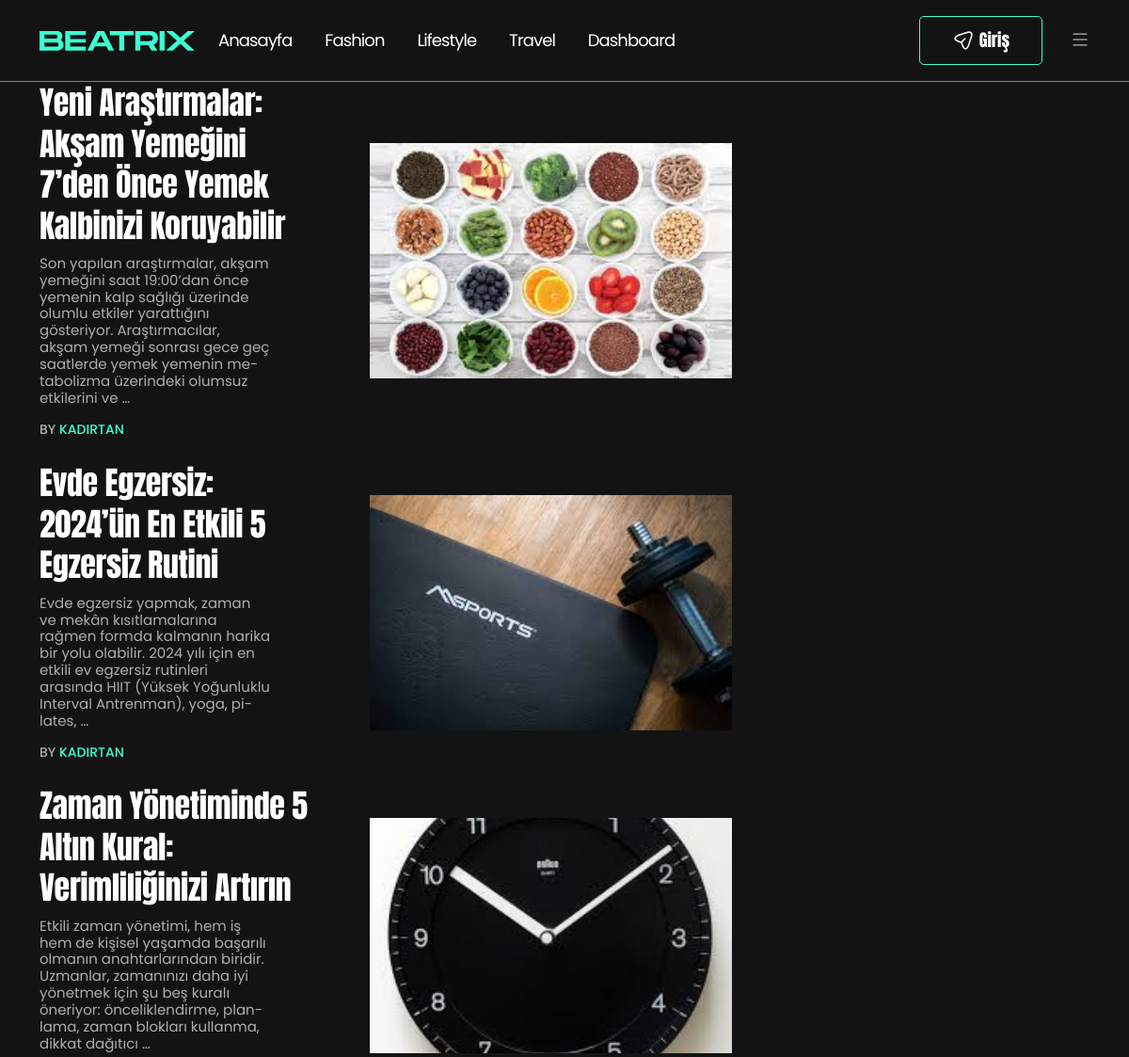
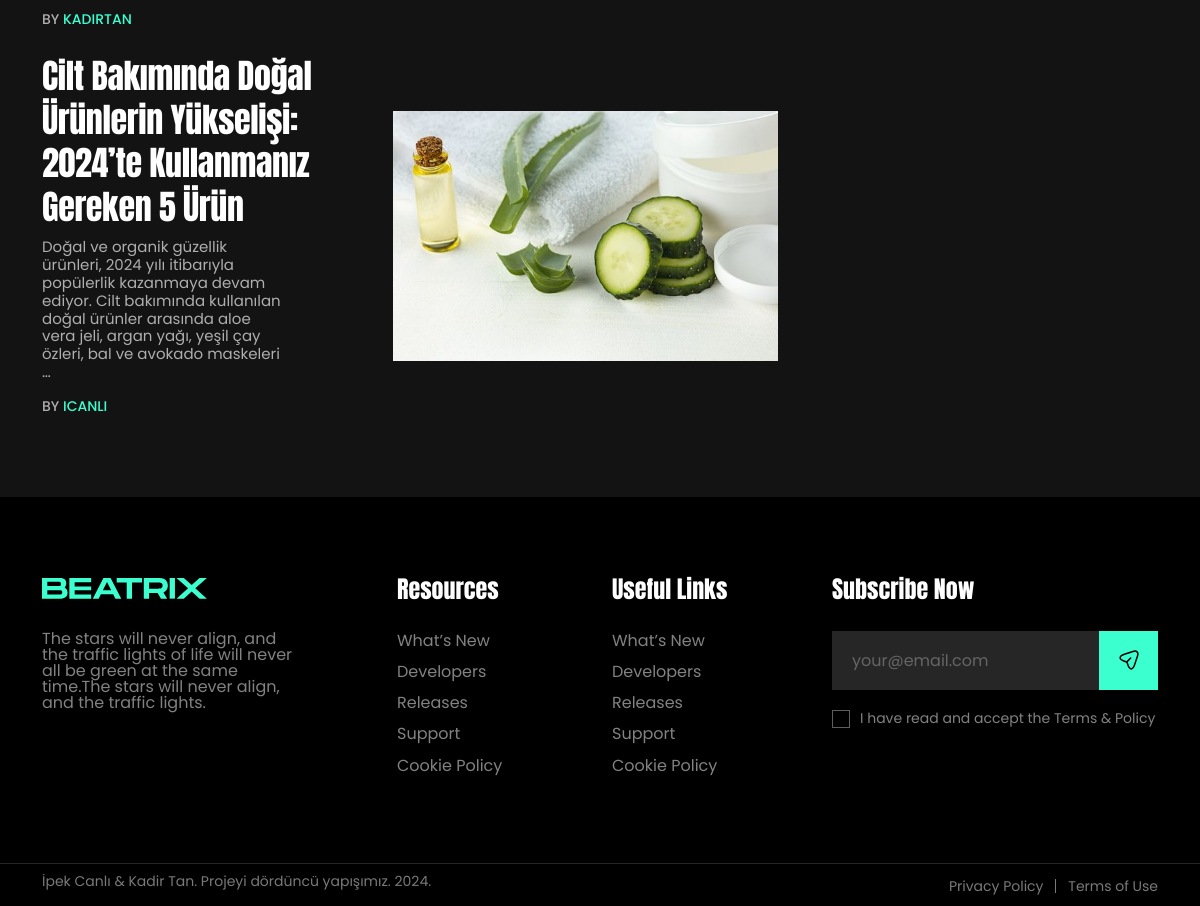
The app's page /lifestyle/ with its own data (2 pictures, top to bottom).
### Writer/models.py (models this page shows, shortened)
class Post(models.Model):
    title = models.CharField(max_length=200)
    user = models.ForeignKey(User, on_delete=models.CASCADE, null=True, blank=True)
    writer = models.ForeignKey('Writer', verbose_name="Yazar", on_delete=models.CASCADE, related_name='posts', null=True, blank=True)
    category = models.ForeignKey(Category, on_delete=models.CASCADE, null=True, blank=True)
    content = RichTextField()
    is_published = models.BooleanField(default=False)
    live_date = models.DateTimeField(default=timezone.now)
    created_date = models.DateTimeField(auto_now_add=True)
    updated_date = models.DateTimeField(auto_now=True)
    image = models.ImageField(upload_to='images/', null=True, blank=True)
    is_delete = models.BooleanField(verbose_name=('Silindi?'), default=False)
    delete_date = models.DateTimeField(verbose_name=('Silinme Tarihi'), blank=True, null=True)
    view_count = models.PositiveIntegerField(default=0)

### Main/views.py (the view)
# urls.py: path('lifestyle/', lifestyle, name='lifestyle'),
def lifestyle(request):
    lifestyle_posts = Post.objects.filter(category__name='Lifestyle')
    return render(request, 'Main/lifestyle.html', {'lifestyles': lifestyle_posts})

### Main/templates/Main/lifestyle.html (shortened to what this page needs)
{% extends 'Main/base.html' %}
{% load static %}
{% block content %}
  <div class="theme-blog-page-area mb-80">
    <div class="container">
      <div class="row">
        <div class="col-lg-8">
          <div class="row">
            <div class="col-lg-12">
              {% for lifestyle in lifestyles %}
                <article class="post-block-style-wrapper post-block-template-four">
                  <div class="post-block-style-inner post-block-list-style-inner">
                    <div class="post-block-content-wrap">
                      <div class="post-item-title">
                        <h2 class="post-title"><a href="{% url 'post-detail' 'lifesytle' lifestyle.id %}">{{ lifestyle.title }}</a></h2>
                      </div>
                      <div class="post-excerpt-box">
                        <p>{{ lifestyle.content|safe|truncatewords:30 }}</p>
                      </div>
                      <div class="post-bottom-meta-list">
                        <div class="post-meta-author-box">
                          By <a href="javascript:void(0)">{{ lifestyle.user }}</a>
                        </div>
                      </div>
                    </div>
                    {% if lifestyle.image %}
                      <div class="post-block-media-wrap">
                        <a href="{% url 'post-detail' 'lifestyle' lifestyle.id %}"><img src="{{ lifestyle.image.url }}" alt="{{ lifestyle.title }}" /></a>
                      </div>
                    {% endif %}
                  </div>
                </article>
              {% endfor %}
            </div>
          </div>
        </div>
        <div class="col-lg-4"></div>
      </div>
    </div>
  </div>
{% endblock %}

### Writer/static/assets/css/app.css (style rules this page uses)
:root { --primary-color: #3CFFD0; --secondary-color: #3CFFD0; --secondary-color-alt: #000; --heading-color: #ffffff; --body-color: #ffffff; --paragraph-color: #ffffff; --primary-font: "Anton", sans-serif; --secondary-font: "Poppins", sans-serif; --font-awesome: "Font Awesome 5 Pro"; --font-size-b1: 18px; --font-size-b2: 16px; --font-size-b3: 14px; --font-size-b4: 12px; --line-height-body: 22px; --line-height-b1: 1.6; --line-height-b2: 1.5; --line-height-b3: 1.4; --line-height-b4: 1.3; }
html { -webkit-text-size-adjust: 100%; -ms-text-size-adjust: 100%; overflow-x: hidden; font-family: var(--secondary-font); }
* { -webkit-box-sizing: border-box; box-sizing: border-box; outline: none; -moz-osx-font-smoothing: grayscale; -webkit-font-smoothing: antialiased; }
body { margin: 0; color: var(--body-color); font-family: var(--secondary-font); line-height: var(--line-height-body); font-size: var(--font-size-b1); background-color: #131313; }
h2 { font-size: 35px; line-height: 1.3380952381; }
h1, h2, h3, h4, h5, h6 { color: var(--heading-color); font-family: var(--primary-font); font-weight: 400; }
p { color: var(--paragraph-color); -webkit-hyphens: auto; -ms-hyphens: auto; hyphens: auto; margin-bottom: 10px; }
a { color: inherit; text-decoration: none; -webkit-transition: 0.4s; transition: 0.4s; }
a, a:hover, a:focus, a:active { text-decoration: none; outline: none; color: inherit; }
article, aside, details, figcaption, figure, footer, header, nav, section, summary { display: block; }
img { max-width: 100%; height: auto; }
.mb-80 { margin-bottom: 80px; }
article.post-block-style-wrapper { position: relative; margin-bottom: 24px; }
.post-block-style-wrapper .post-block-style-inner { position: relative; }
.post-block-style-wrapper .post-block-media-wrap { position: relative; margin-bottom: 20px; }
.post-block-style-wrapper .post-block-media-wrap a { position: relative; transition: .3s ease-in; display: block; overflow: hidden; }
.post-block-style-wrapper .post-block-media-wrap a img { transition: .35s ease-in; display: block; overflow: hidden; width: 100%; object-fit: cover; height: 405px; }
.post-block-style-wrapper .post-block-content-wrap h2.post-title { font-size: 40px; margin-bottom: 10px; line-height: 1.0875; letter-spacing: -0.01em; max-width: 92%; }
.post-block-style-wrapper .post-block-content-wrap h2.post-title a { color: #fff; }
.post-block-style-wrapper .post-block-content-wrap .post-excerpt-box { margin-bottom: 15px; max-width: 85%; }
.post-block-style-wrapper .post-block-content-wrap .post-excerpt-box p { margin: 0; font-size: 16px; font-weight: 400; color: #AEAEAE; line-height: 1.1875; }
.post-bottom-meta-list { display: flex; flex-wrap: wrap; line-height: 1.5; align-items: center; font-size: 14px; font-weight: 500; color: #AFAFAF; text-transform: uppercase; }
.post-bottom-meta-list div { margin-right: 10px; }
.post-meta-author-box a { color: var(--primary-color); }
article.post-block-style-wrapper:last-child { margin-bottom: 0; }
.post-block-style-inner.post-block-list-style-inner { display: flex; justify-content: flex-start; align-items: center; transition: all .3s ease-in; }
.post-block-template-four .post-block-media-wrap { margin-bottom: 0; margin-right: 0; display: block; overflow: hidden; width: 100%; min-width: 385px; max-width: min-content; margin-left: 24px; }
.post-block-template-four .post-block-media-wrap a img { height: 250px; }
.post-block-template-four .post-block-content-wrap h2.post-title { font-size: 34px; max-width: 90%; line-height: 1.2795; margin-bottom: 10px; }
.post-block-template-four .post-block-content-wrap .post-excerpt-box { margin-bottom: 15px; max-width: 75%; }

### Writer/static/assets/css/responsive.css (style rules this page uses)
@media (min-width: 1200px) and (max-width: 1399px) { .post-block-style-wrapper .post-block-content-wrap .post-excerpt-box p { font-size: 15px; } }

### records on screen
Post: title "Yeni Araştırmalar: Akşam Yemeğini 7’den Önce Yemek Kalbinizi Koruyabilir", content "Son yapılan araştırmalar, akşam yemeğini saat 19:00’dan önce yemenin kalp sağlığı üzerinde olumlu etkiler yarattığını gösteriyor. Araştırmacılar, akşam yemeği sonrası gece geç saatlerde yemek yemenin metabolizma üzerindeki olumsuz etkilerini ve …", user "KADIRTAN", image (picture)
Post: title "Evde Egzersiz: 2024’ün En Etkili 5 Egzersiz Rutini", content "Evde egzersiz yapmak, zaman ve mekân kısıtlamalarına rağmen formda kalmanın harika bir yolu olabilir. 2024 yılı için en etkili ev egzersiz rutinleri arasında HIIT (Yüksek Yoğunluklu Interval Antrenman), yoga, pilates, …", user "KADIRTAN", image (picture)
Post: title "Zaman Yönetiminde 5 Altın Kural: Verimliliğinizi Artırın", content "Etkili zaman yönetimi, hem iş hem de kişisel yaşamda başarılı olmanın anahtarlarından biridir. Uzmanlar, zamanınızı daha iyi yönetmek için şu beş kuralı öneriyor: önceliklendirme, planlama, zaman blokları kullanma, dikkat dağıtıcı …", user "KADIRTAN", image (picture)
Post: title "Cilt Bakımında Doğal Ürünlerin Yükselişi: 2024’te Kullanmanız Gereken 5 Ürün", content "Doğal ve organik güzellik ürünleri, 2024 yılı itibarıyla popülerlik kazanmaya devam ediyor. Cilt bakımında kullanılan doğal ürünler arasında aloe vera jeli, argan yağı, yeşil çay özleri, bal ve avokado maskeleri …", user "ICANLI", image (picture)
